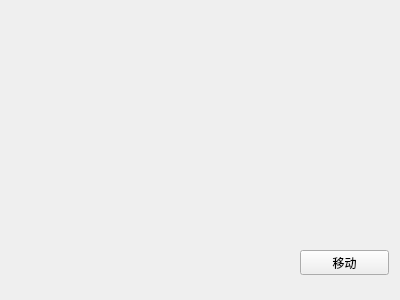
<?xml version="1.0" encoding="UTF-8"?>
<ui version="4.0">
 <class>Widget</class>
 <widget class="QWidget" name="Widget">
  <property name="geometry">
   <rect>
    <x>0</x>
    <y>0</y>
    <width>400</width>
    <height>300</height>
   </rect>
  </property>
  <property name="windowTitle">
   <string>Widget</string>
  </property>
  <widget class="QPushButton" name="pushButton">
   <property name="geometry">
    <rect>
     <x>300</x>
     <y>250</y>
     <width>89</width>
     <height>25</height>
    </rect>
   </property>
   <property name="text">
    <string>移动</string>
   </property>
  </widget>
 </widget>
 <layoutdefault spacing="6" margin="11"/>
 <resources/>
 <connections/>
</ui>
